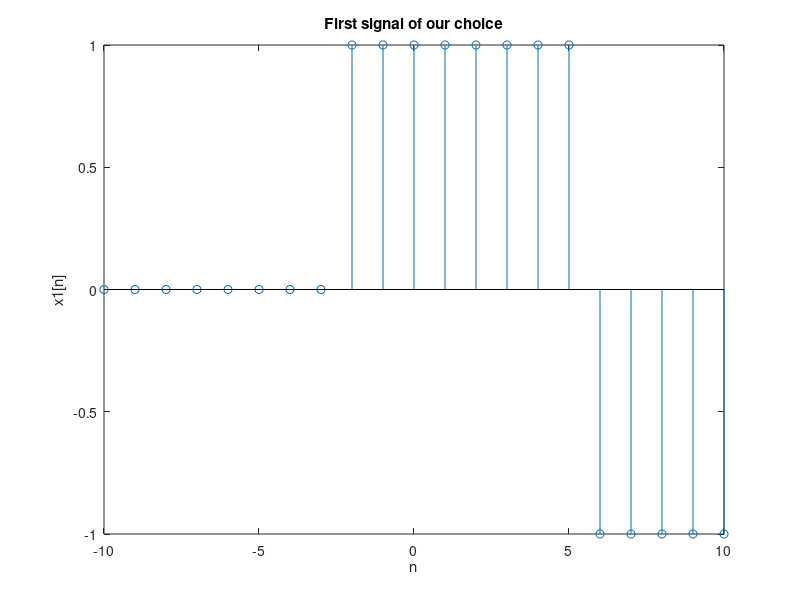
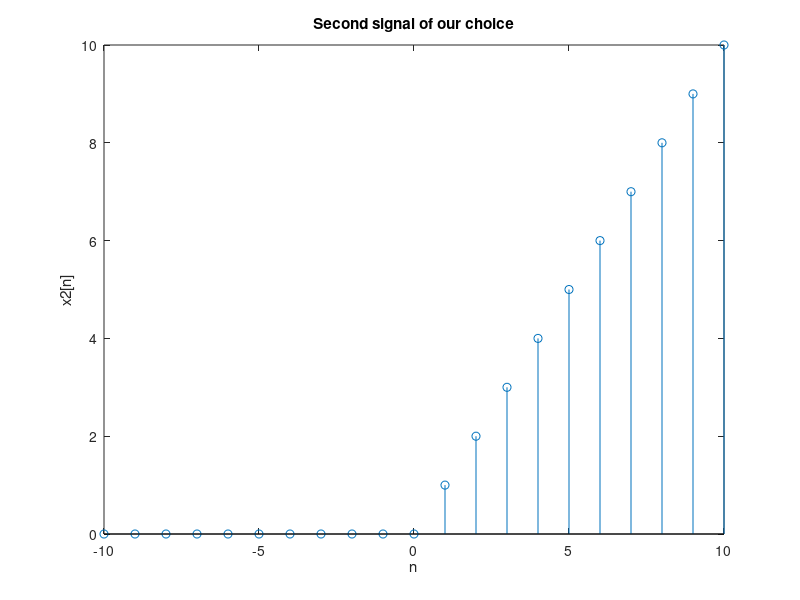
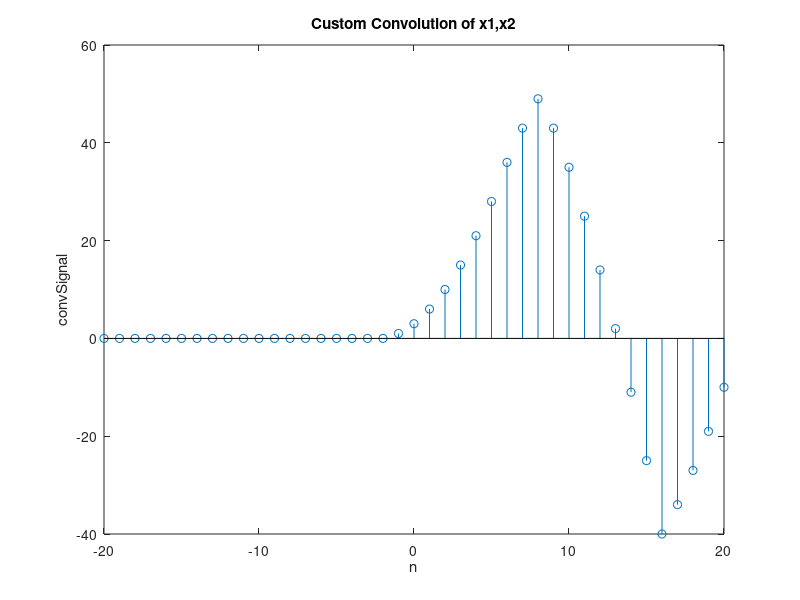
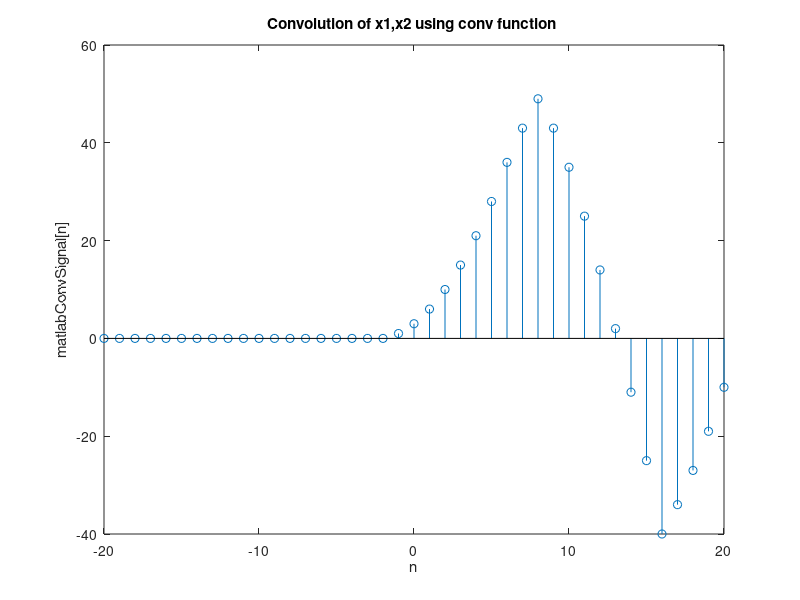

Reproduce these figures in MATLAB, in order.
%%%% Lab 1 %%%%

clear all;
close all;
%%Question 1A

n = -10:10;
x1 = ((n>=-2) - 2.*(n>=6));


figure(1)
stem(n, x1)
title('First signal of our choice');
xlabel('n');
ylabel('x1[n]');

x2 = n.*(n>=0);
figure(2)
stem(n, x2)
title('Second signal of our choice');
xlabel('n');
ylabel('x2[n]');

%%Convolution
lenX1 = length(x1);
lenX2 = length(x2);

%% nconv = n_x1(1) + n_x2(1) : n_x1(end) + n_x2)(end)
nconv = 2*n(1): 2*n(end);
lenNconv = length(nconv)

%%zero padding conv result
convSignal = zeros(1, lenNconv)

%%Simulating Sum as shown in lab pdf
for i=1:lenNconv
  for j = 0:lenX1-1
    if ( (i-j) > 0 && (i-j)<=lenX2 )
        convSignal(i) = convSignal(i) + x1(j+1).*x2(i-j);
    end
  end
end

figure(3)
stem(nconv, convSignal)
title('Custom Convolution of x1,x2');
xlabel('n');
ylabel('convSignal');


matlabConvSignal = conv(x1, x2);
figure(4)
stem(nconv, matlabConvSignal)
title('Convolution of x1,x2 using conv function ');
xlabel('n');
ylabel('matlabConvSignal[n]');

%%Question 1B
x1_b = 2.*n;
x2_b = 2 .*exp(n);


figure(5);
stem(n,x1_b)
title('x1_b[n]=2*n, n<=|10|');
xlabel('n');
ylabel('x1_b[n]');


figure(6);
stem(n,x2_b)
title('x2_b[n]=2*(e^n), n<=|10|');
xlabel('n');
ylabel('x2_b[n]');

%%%% Convolution
z = conv(x1_b, x2_b);
nconv = 2 * n(1) : 2 * n(end);
figure(7)
stem(nconv, z)
title('Convolution of x1_b and x2_b');
xlabel('n');
ylabel('z[n]');
%%%% Multiplication in frequency field

%%First, fourier transform to go into the frequency field
X1_b = fft(x1_b, length(nconv));
X2_b = fft(x2_b, length(nconv));

%%Then multiplication here
M = X1_b .* X2_b;

%%Finally, reverting to time field
z_f = ifft(M);

%%Plotting to check if it's the same signal( = same operation)
figure(8)
stem(nconv, z_f)
title('Reverse fourier transform of z[n]');
xlabel('z_f[n]');
ylabel('n');


%%Question 2

t = 0:0.001:0.5;
y = 5.* cos(24.* pi .*t) - 2 .* sin(1.5.* pi .*t);


%%%SubQuestion a
Ts = 1/48;

t_sampling = 0:Ts:0.5

y_n = 5.* cos(24.* pi .*t_sampling) - 2 .* sin(1.5.* pi .*t_sampling);

figure(9)
plot(t, y)
title('Same plot for y(t) and sampling(y_n[n]) for T_s=1/48');
xlabel('Time in seconds');
ylabel('Amplitude');
grid on;
hold on;
stem(t_sampling, y_n)
legend('y(t)', 'y_n[n] (sampling of y(t))')
hold off;


%%%SubQuestion b
Ts = 1/24;

t_sampling = 0:Ts:0.5

y_n = 5.* cos(24.* pi .*t_sampling) - 2 .* sin(1.5.* pi .*t_sampling);

figure(10)
plot(t, y)
title('Same plot for y(t) and sampling(y_n[n]) for T_s=1/24');
xlabel('Time in seconds');
ylabel('Amplitude');
grid on;
hold on;
stem(t_sampling, y_n)
legend('y(t)', 'y_n[n] (sampling of y(t))')
hold off;


%%%SubQuestion c
Ts = 1/12;

t_sampling = 0:Ts:0.5

y_n = 5.* cos(24.* pi .*t_sampling) - 2 .* sin(1.5.* pi .*t_sampling);

figure(11)
plot(t, y)
title('Same plot for y(t) and sampling(y_n[n]) for T_s=1/12');
xlabel('Time in seconds');
ylabel('Amplitude');
grid on;
hold on;
stem(t_sampling, y_n)
legend('y(t)', 'y_n[n] (sampling of y(t))')
hold off;



%%%SubQuestion d
A = 52;
Ts = 1/A;

t_sampling = 0:Ts:0.5

y_n = 5.* cos(24.* pi .*t_sampling) - 2 .* sin(1.5.* pi .*t_sampling);

figure(12)
plot(t, y)
title('Same plot for y(t) and sampling(y_n[n]) for T_s=1/52');
xlabel('Time in seconds');
ylabel('Amplitude');
grid on;
hold on;
stem(t_sampling, y_n)
legend('y(t)', 'y_n[n] (sampling of y(t))')
hold off;


%%%Question 3a

w=10.* cos(2.* pi.*20.* t) - 4.* sin(2.*pi.*40.* t + 5);

f1 = 20;
f2 = 40; %% fmax

fs = 500; %%fs >= 2fmax(= 80Hz)
Ts = 1/fs;
Nsamples = 128;

n = 0:Nsamples - 1;
w_sampling = 10.* cos(2*pi*f1*n*Ts) - 4.* sin(2*pi*f2*n*Ts + 5);


f_axis = -fs/2:fs/Nsamples:fs/2 - fs/Nsamples;
W = fftshift(fft(w_sampling));
figure(13)
stem(f_axis, W)
xlabel('Frequency(Hz)','Fontsize',12);
ylabel('W(F)','Fontsize',12);
title('FT of sampled W','FontSize',14);

%%%Question 3b
t = 0:0.01:0.5;
phi = 52;
fs = 8000;
Ts = 1/fs;
t_axis = 0:Ts:0.5;

N = 1024;
F = (-fs/2:fs/N:fs/2-fs/N);
count=1;
figure(14)

for f=(100:125:475)
  x = sin(2*pi*f*t_axis + phi);
  X=fftshift(fft(x,N)*Ts);
  subplot(4,1,count)
  count=count+1;
  plot(F,abs(X));
  title(['Spectrum with f = ' num2str(f)])
  xlabel('f(Hz)');
  ylabel('|X(F)|');
end;

count=1;
figure(15)
for f=(7525:125:7900)
  x = sin(2*pi*f *t_axis + phi);
  X=fftshift(fft(x,N)*Ts);
  subplot(4,1,count)
  count=count+1;
  plot(F,abs(X));
  title(['Spectrum with f = ' num2str(f)])
  xlabel('f(Hz)');
  ylabel('|X(F)|');
end;






